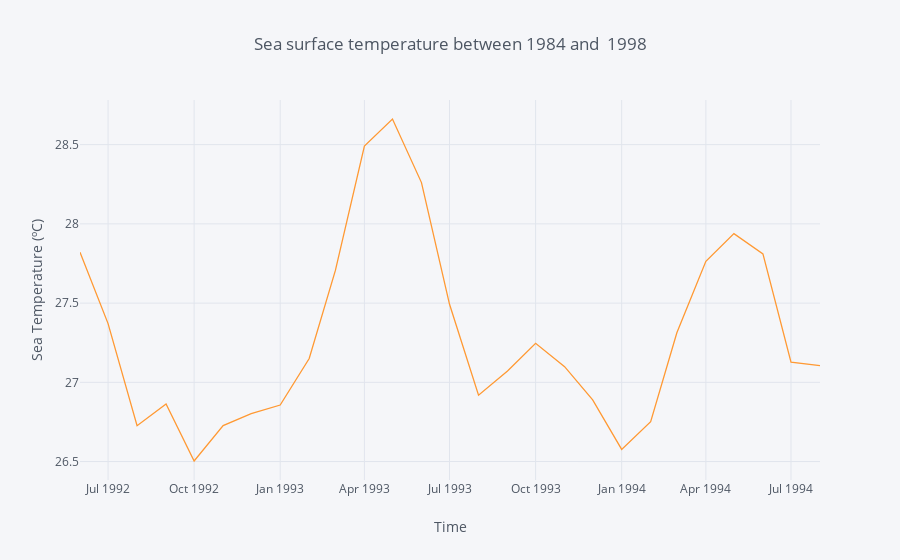

Notebook code cell kept with this figure:
### Markdown cell above
#### Finally, we plot the cleaned and ready-to-analyze data

### Code cell
y_rev.iplot(kind='line', xTitle='Time',
           yTitle='Sea Temperature (ºC)', title='Sea surface temperature between 1984 and  1998')

### Figure 1 — Plotly figure (JSON) as saved in the notebook; plotly's stock layout.template omitted (floating-point values rounded to 4 significant figures)
{"data": [{"line": {"color": "rgba(255, 153, 51, 1.0)", "dash": "solid", "shape": "linear", "width": 1.3}, "mode": "lines", "name": "s.s.temp.", "text": "", "type": "scatter", "uid": "af672b14-167b-40a7-94c1-78cda386d608", "x": ["1992-06-01", "1992-07-01", "1992-08-01", "1992-09-01", "1992-10-01", "1992-11-01", "1992-12-01", "1993-01-01", "1993-02-01", "1993-03-01", "1993-04-01", "1993-05-01", "1993-06-01", "1993-07-01", "1993-08-01", "1993-09-01", "1993-10-01", "1993-11-01", "1993-12-01", "1994-01-01", "1994-02-01", "1994-03-01", "1994-04-01", "1994-05-01", "1994-06-01", "1994-07-01", "1994-08-01"], "y": [27.82, 27.37, 26.73, 26.86, 26.5, 26.73, 26.8, 26.86, 27.15, 27.71, 28.49, 28.66, 28.26, 27.49, 26.92, 27.07, 27.25, 27.1, 26.89, 26.58, 26.75, 27.31, 27.76, 27.94, 27.81, 27.13, 27.11]}], "layout": {"legend": {"bgcolor": "#F5F6F9", "font": {"color": "#4D5663"}}, "paper_bgcolor": "#F5F6F9", "plot_bgcolor": "#F5F6F9", "title": {"font": {"color": "#4D5663"}, "text": "Sea surface temperature between 1984 and  1998"}, "xaxis": {"gridcolor": "#E1E5ED", "showgrid": true, "tickfont": {"color": "#4D5663"}, "title": {"font": {"color": "#4D5663"}, "text": "Time"}, "zerolinecolor": "#E1E5ED"}, "yaxis": {"gridcolor": "#E1E5ED", "showgrid": true, "tickfont": {"color": "#4D5663"}, "title": {"font": {"color": "#4D5663"}, "text": "Sea Temperature (ºC)"}, "zerolinecolor": "#E1E5ED"}}}
